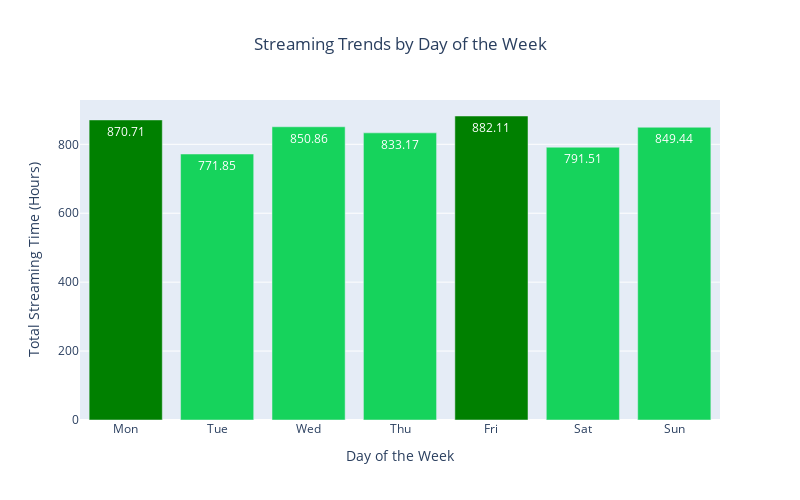

The notebook cell this image was saved under:
### Code cell
# Analyze trends based on the day of the week
trends_by_day = spotify_music.groupby(spotify_data['ts'].dt.dayofweek).agg({
    'ms_played': lambda x: x.sum() / (1000 * 60 * 60)  # Convert milliseconds to hours and sum
}).reset_index()

# Get the top 2 days of the week
top_days = trends_by_day.nlargest(2, 'ms_played').index

# Visualize the trends
fig = px.bar(trends_by_day, x='ts', y='ms_played',
             labels={'ms_played': 'Total Streaming Time (Hours)', 'ts': 'Day of the Week'},
             title='Streaming Trends by Day of the Week')

colors = ['green' if i in top_days else '#16D35C' for i in trends_by_day.index]

fig.update_traces(marker_color=colors,
                  text=trends_by_day['ms_played'].round(2), 
                  textposition='inside', 
                  textfont=dict(color='white'))

fig.update_layout(xaxis=dict(tickmode='array', tickvals=list(range(7)), ticktext=['Mon', 'Tue', 'Wed', 'Thu', 'Fri', 'Sat', 'Sun']),
                  title=dict(text='Streaming Trends by Day of the Week', x=0.5),
                  width=800, height=500)
fig.show()

### Figure 1 — Plotly figure (JSON) as saved in the notebook; plotly's stock layout.template omitted (floating-point values rounded to 4 significant figures)
{"data": [{"alignmentgroup": "True", "hovertemplate": "Day of the Week=%{x}<br>Total Streaming Time (Hours)=%{y}<extra></extra>", "legendgroup": "", "marker": {"color": ["green", "#16D35C", "#16D35C", "#16D35C", "green", "#16D35C", "#16D35C"], "pattern": {"shape": ""}}, "name": "", "offsetgroup": "", "orientation": "v", "showlegend": false, "text": [870.7, 771.9, 850.9, 833.2, 882.1, 791.5, 849.4], "textfont": {"color": "white"}, "textposition": "inside", "type": "bar", "x": [0, 1, 2, 3, 4, 5, 6], "xaxis": "x", "y": [870.7, 771.9, 850.9, 833.2, 882.1, 791.5, 849.4], "yaxis": "y"}], "layout": {"barmode": "relative", "height": 500, "legend": {"tracegroupgap": 0}, "title": {"text": "Streaming Trends by Day of the Week", "x": 0.5}, "width": 800, "xaxis": {"anchor": "y", "domain": [0, 1], "tickmode": "array", "ticktext": ["Mon", "Tue", "Wed", "Thu", "Fri", "Sat", "Sun"], "tickvals": [0, 1, 2, 3, 4, 5, 6], "title": {"text": "Day of the Week"}}, "yaxis": {"anchor": "x", "domain": [0, 1], "title": {"text": "Total Streaming Time (Hours)"}}}}
